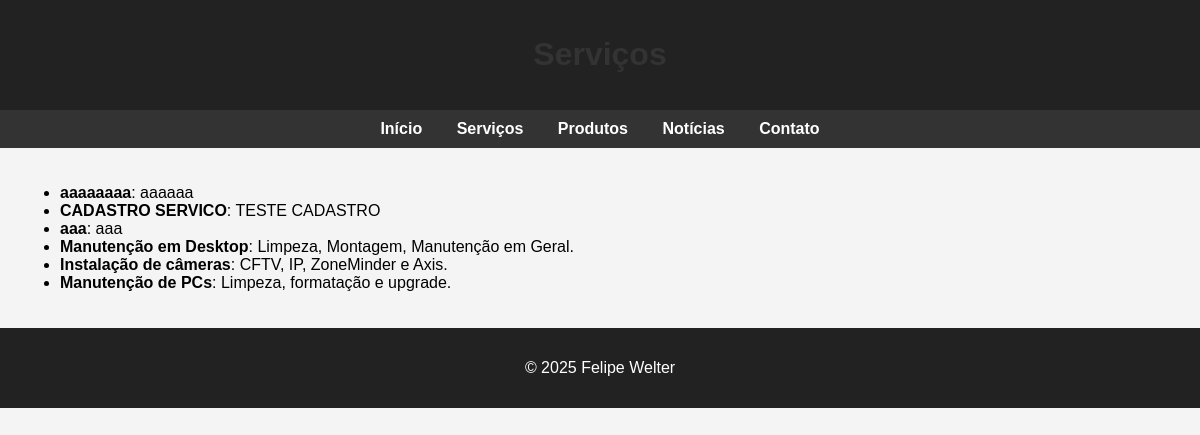
Page /services on the earlier database version.
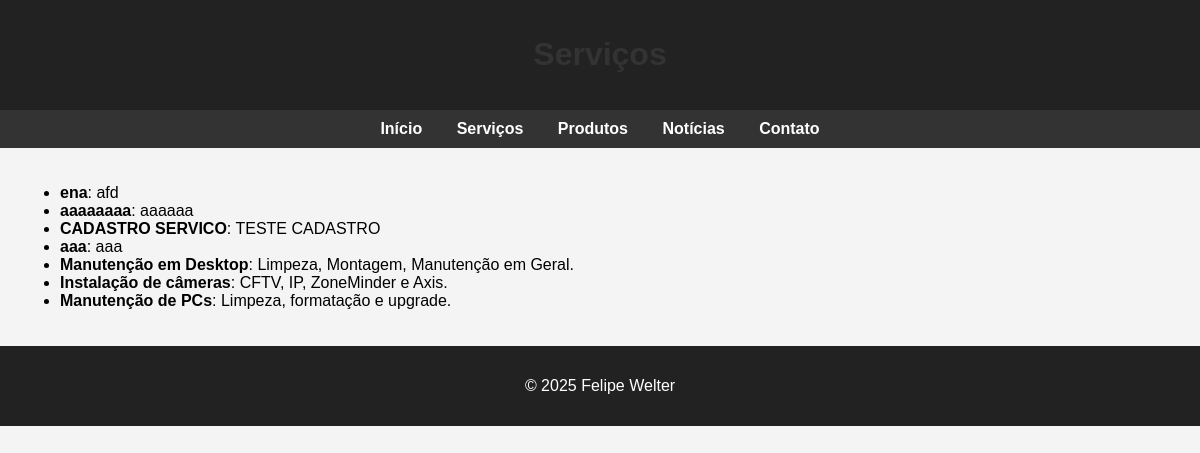
Same page on the later database version.
### app/models.py (models this page shows)
class Servico(db.Model):
    id = db.Column(db.Integer, primary_key=True)
    titulo = db.Column(db.String(100), nullable=False)
    descricao = db.Column(db.Text, nullable=False)
    data_criacao = db.Column(db.DateTime, default=datetime.utcnow)

### app/routes.py (the view)
@main.route('/services')
def services():
    servicos = Servico.query.order_by(Servico.data_criacao.desc()).all()
    return render_template('services.html', servicos=servicos)

### app/templates/services.html (shortened to what this page needs)
<!DOCTYPE html>
<html lang="pt-br">
<head>
</head>
<body>
  <header>
    <h1>Serviços</h1>
  </header>
  <nav>
    <a href="{{ url_for('main.home') }}">Início</a>
    <a href="{{ url_for('main.services') }}">Serviços</a>
    <a href="{{ url_for('main.products') }}">Produtos</a>
    <a href="{{ url_for('main.news') }}">Notícias</a>
    <a href="{{ url_for('main.contact') }}">Contato</a>
  </nav>
  <div class="container">
    <ul>
      {% for servico in servicos %}
      <li><strong>{{ servico.titulo }}</strong>: {{ servico.descricao }}</li>
      {% endfor %}
    </ul>
  </div>
  <footer>
    <p>&copy; 2025 Felipe Welter</p>
  </footer>
</body>
</html>

### app/templates/style.html (style rules this page uses)
body { background-color: #f4f4f4; font-family: Arial, sans-serif; margin: 0; padding: 0; }
header, footer { background-color: #222; color: #fff; text-align: center; padding: 15px; }
nav { background-color: #333; padding: 10px; text-align: center; }
nav a { color: #fff; margin: 0 15px; text-decoration: none; font-weight: bold; }
.container { padding: 20px; }
h1, h2 { color: #333; }

Differences in the rows shown:
added Servico: titulo "ena", descricao "afd"
